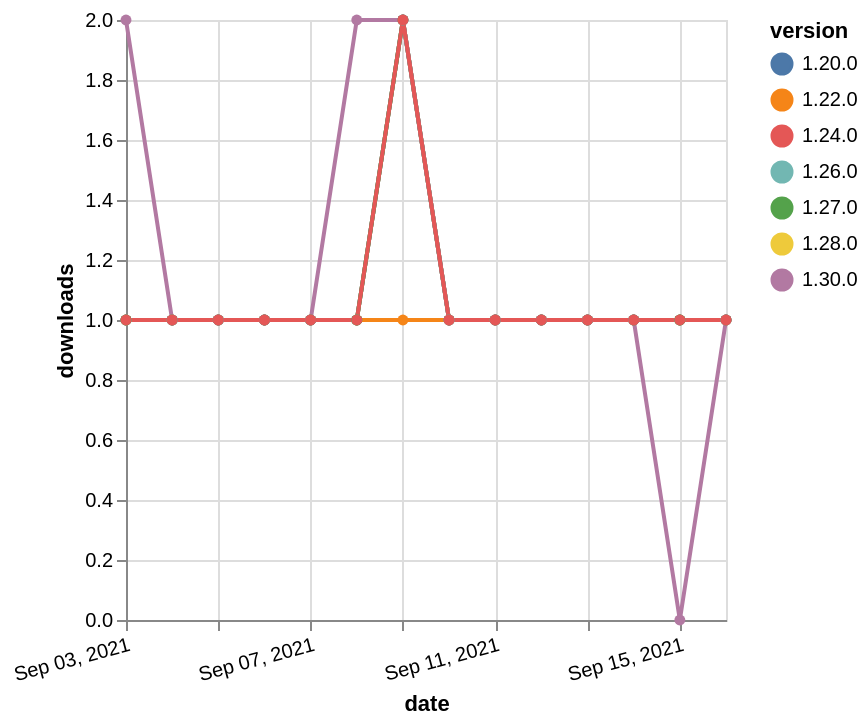

Vega-Lite specification stored for this chart:
### Vega-Lite specification from a JSON file in a GitHub repository (floating-point values rounded to 4 significant figures)
{"$schema": "https://vega.github.io/schema/vega-lite/v5.json", "description": "A simple bar chart with embedded data.", "data": {"values": [{"date": "2021-09-03", "total": 180, "delta": 1, "version": "1.22.0"}, {"date": "2021-09-04", "total": 181, "delta": 1, "version": "1.22.0"}, {"date": "2021-09-05", "total": 182, "delta": 1, "version": "1.22.0"}, {"date": "2021-09-06", "total": 183, "delta": 1, "version": "1.22.0"}, {"date": "2021-09-07", "total": 184, "delta": 1, "version": "1.22.0"}, {"date": "2021-09-08", "total": 185, "delta": 1, "version": "1.22.0"}, {"date": "2021-09-09", "total": 186, "delta": 1, "version": "1.22.0"}, {"date": "2021-09-10", "total": 187, "delta": 1, "version": "1.22.0"}, {"date": "2021-09-11", "total": 188, "delta": 1, "version": "1.22.0"}, {"date": "2021-09-12", "total": 189, "delta": 1, "version": "1.22.0"}, {"date": "2021-09-13", "total": 190, "delta": 1, "version": "1.22.0"}, {"date": "2021-09-14", "total": 191, "delta": 1, "version": "1.22.0"}, {"date": "2021-09-15", "total": 192, "delta": 1, "version": "1.22.0"}, {"date": "2021-09-16", "total": 193, "delta": 1, "version": "1.22.0"}, {"date": "2021-09-03", "total": 160, "delta": 1, "version": "1.28.0"}, {"date": "2021-09-04", "total": 161, "delta": 1, "version": "1.28.0"}, {"date": "2021-09-05", "total": 162, "delta": 1, "version": "1.28.0"}, {"date": "2021-09-06", "total": 163, "delta": 1, "version": "1.28.0"}, {"date": "2021-09-07", "total": 164, "delta": 1, "version": "1.28.0"}, {"date": "2021-09-08", "total": 165, "delta": 1, "version": "1.28.0"}, {"date": "2021-09-09", "total": 167, "delta": 2, "version": "1.28.0"}, {"date": "2021-09-10", "total": 168, "delta": 1, "version": "1.28.0"}, {"date": "2021-09-11", "total": 169, "delta": 1, "version": "1.28.0"}, {"date": "2021-09-12", "total": 170, "delta": 1, "version": "1.28.0"}, {"date": "2021-09-13", "total": 171, "delta": 1, "version": "1.28.0"}, {"date": "2021-09-14", "total": 172, "delta": 1, "version": "1.28.0"}, {"date": "2021-09-15", "total": 173, "delta": 1, "version": "1.28.0"}, {"date": "2021-09-16", "total": 174, "delta": 1, "version": "1.28.0"}, {"date": "2021-09-03", "total": 150, "delta": 1, "version": "1.26.0"}, {"date": "2021-09-04", "total": 151, "delta": 1, "version": "1.26.0"}, {"date": "2021-09-05", "total": 152, "delta": 1, "version": "1.26.0"}, {"date": "2021-09-06", "total": 153, "delta": 1, "version": "1.26.0"}, {"date": "2021-09-07", "total": 154, "delta": 1, "version": "1.26.0"}, {"date": "2021-09-08", "total": 155, "delta": 1, "version": "1.26.0"}, {"date": "2021-09-09", "total": 157, "delta": 2, "version": "1.26.0"}, {"date": "2021-09-10", "total": 158, "delta": 1, "version": "1.26.0"}, {"date": "2021-09-11", "total": 159, "delta": 1, "version": "1.26.0"}, {"date": "2021-09-12", "total": 160, "delta": 1, "version": "1.26.0"}, {"date": "2021-09-13", "total": 161, "delta": 1, "version": "1.26.0"}, {"date": "2021-09-14", "total": 162, "delta": 1, "version": "1.26.0"}, {"date": "2021-09-15", "total": 163, "delta": 1, "version": "1.26.0"}, {"date": "2021-09-16", "total": 164, "delta": 1, "version": "1.26.0"}, {"date": "2021-09-03", "total": 225, "delta": 1, "version": "1.20.0"}, {"date": "2021-09-04", "total": 226, "delta": 1, "version": "1.20.0"}, {"date": "2021-09-05", "total": 227, "delta": 1, "version": "1.20.0"}, {"date": "2021-09-06", "total": 228, "delta": 1, "version": "1.20.0"}, {"date": "2021-09-07", "total": 229, "delta": 1, "version": "1.20.0"}, {"date": "2021-09-08", "total": 230, "delta": 1, "version": "1.20.0"}, {"date": "2021-09-09", "total": 232, "delta": 2, "version": "1.20.0"}, {"date": "2021-09-10", "total": 233, "delta": 1, "version": "1.20.0"}, {"date": "2021-09-11", "total": 234, "delta": 1, "version": "1.20.0"}, {"date": "2021-09-12", "total": 235, "delta": 1, "version": "1.20.0"}, {"date": "2021-09-13", "total": 236, "delta": 1, "version": "1.20.0"}, {"date": "2021-09-14", "total": 237, "delta": 1, "version": "1.20.0"}, {"date": "2021-09-15", "total": 238, "delta": 1, "version": "1.20.0"}, {"date": "2021-09-16", "total": 239, "delta": 1, "version": "1.20.0"}, {"date": "2021-09-03", "total": 135, "delta": 1, "version": "1.27.0"}, {"date": "2021-09-04", "total": 136, "delta": 1, "version": "1.27.0"}, {"date": "2021-09-05", "total": 137, "delta": 1, "version": "1.27.0"}, {"date": "2021-09-06", "total": 138, "delta": 1, "version": "1.27.0"}, {"date": "2021-09-07", "total": 139, "delta": 1, "version": "1.27.0"}, {"date": "2021-09-08", "total": 140, "delta": 1, "version": "1.27.0"}, {"date": "2021-09-09", "total": 142, "delta": 2, "version": "1.27.0"}, {"date": "2021-09-10", "total": 143, "delta": 1, "version": "1.27.0"}, {"date": "2021-09-11", "total": 144, "delta": 1, "version": "1.27.0"}, {"date": "2021-09-12", "total": 145, "delta": 1, "version": "1.27.0"}, {"date": "2021-09-13", "total": 146, "delta": 1, "version": "1.27.0"}, {"date": "2021-09-14", "total": 147, "delta": 1, "version": "1.27.0"}, {"date": "2021-09-15", "total": 148, "delta": 1, "version": "1.27.0"}, {"date": "2021-09-16", "total": 149, "delta": 1, "version": "1.27.0"}, {"date": "2021-09-03", "total": 117, "delta": 2, "version": "1.30.0"}, {"date": "2021-09-04", "total": 118, "delta": 1, "version": "1.30.0"}, {"date": "2021-09-05", "total": 119, "delta": 1, "version": "1.30.0"}, {"date": "2021-09-06", "total": 120, "delta": 1, "version": "1.30.0"}, {"date": "2021-09-07", "total": 121, "delta": 1, "version": "1.30.0"}, {"date": "2021-09-08", "total": 123, "delta": 2, "version": "1.30.0"}, {"date": "2021-09-09", "total": 125, "delta": 2, "version": "1.30.0"}, {"date": "2021-09-10", "total": 126, "delta": 1, "version": "1.30.0"}, {"date": "2021-09-11", "total": 127, "delta": 1, "version": "1.30.0"}, {"date": "2021-09-12", "total": 128, "delta": 1, "version": "1.30.0"}, {"date": "2021-09-13", "total": 129, "delta": 1, "version": "1.30.0"}, {"date": "2021-09-14", "total": 130, "delta": 1, "version": "1.30.0"}, {"date": "2021-09-15", "total": 130, "delta": 0, "version": "1.30.0"}, {"date": "2021-09-16", "total": 131, "delta": 1, "version": "1.30.0"}, {"date": "2021-09-03", "total": 170, "delta": 1, "version": "1.24.0"}, {"date": "2021-09-04", "total": 171, "delta": 1, "version": "1.24.0"}, {"date": "2021-09-05", "total": 172, "delta": 1, "version": "1.24.0"}, {"date": "2021-09-06", "total": 173, "delta": 1, "version": "1.24.0"}, {"date": "2021-09-07", "total": 174, "delta": 1, "version": "1.24.0"}, {"date": "2021-09-08", "total": 175, "delta": 1, "version": "1.24.0"}, {"date": "2021-09-09", "total": 177, "delta": 2, "version": "1.24.0"}, {"date": "2021-09-10", "total": 178, "delta": 1, "version": "1.24.0"}, {"date": "2021-09-11", "total": 179, "delta": 1, "version": "1.24.0"}, {"date": "2021-09-12", "total": 180, "delta": 1, "version": "1.24.0"}, {"date": "2021-09-13", "total": 181, "delta": 1, "version": "1.24.0"}, {"date": "2021-09-14", "total": 182, "delta": 1, "version": "1.24.0"}, {"date": "2021-09-15", "total": 183, "delta": 1, "version": "1.24.0"}, {"date": "2021-09-16", "total": 184, "delta": 1, "version": "1.24.0"}]}, "width": "container", "mark": {"type": "line", "point": {"filled": true}}, "encoding": {"x": {"field": "date", "type": "temporal", "timeUnit": "yearmonthdate", "title": "date", "axis": {"labelAngle": -15}}, "y": {"field": "delta", "type": "quantitative", "title": "downloads"}, "color": {"field": "version", "type": "nominal"}, "tooltip": {"field": "delta"}}}
